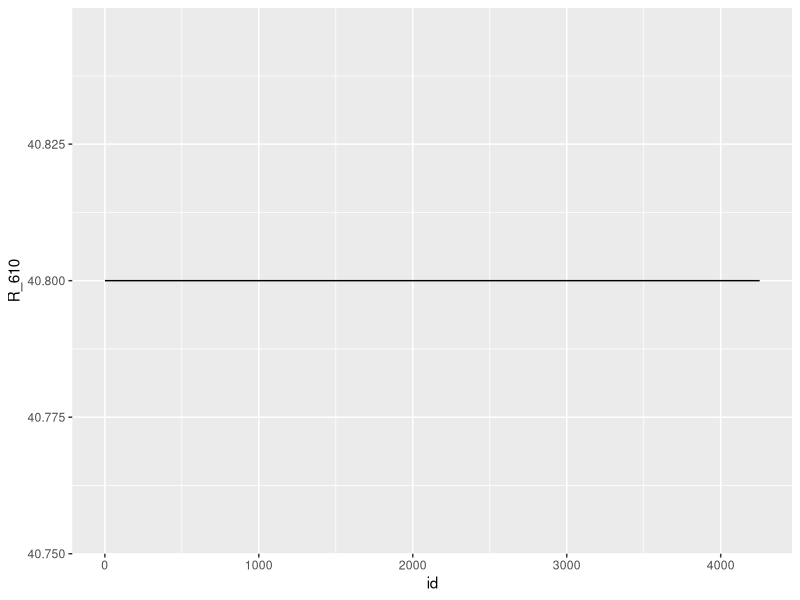
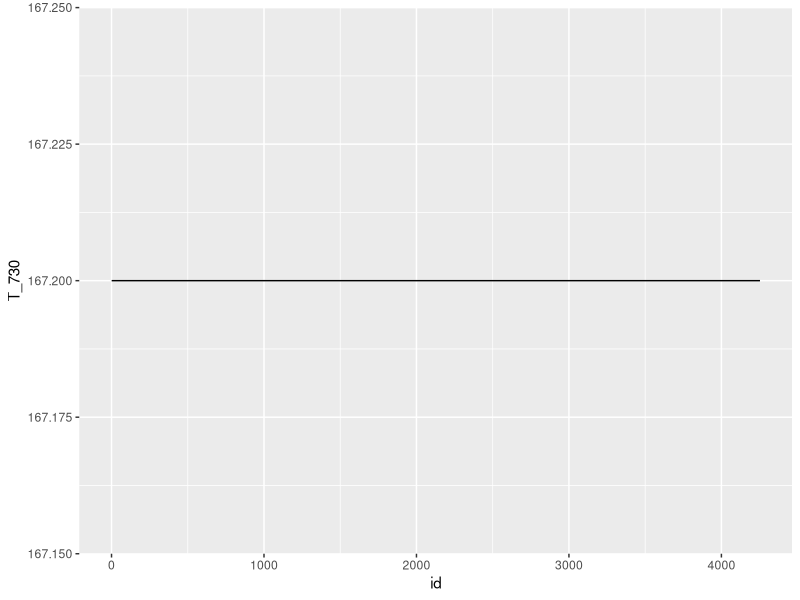
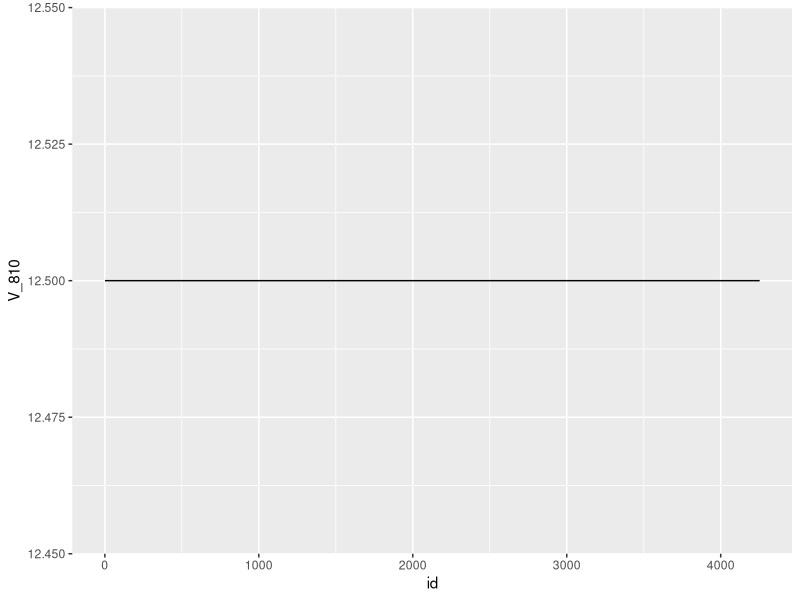
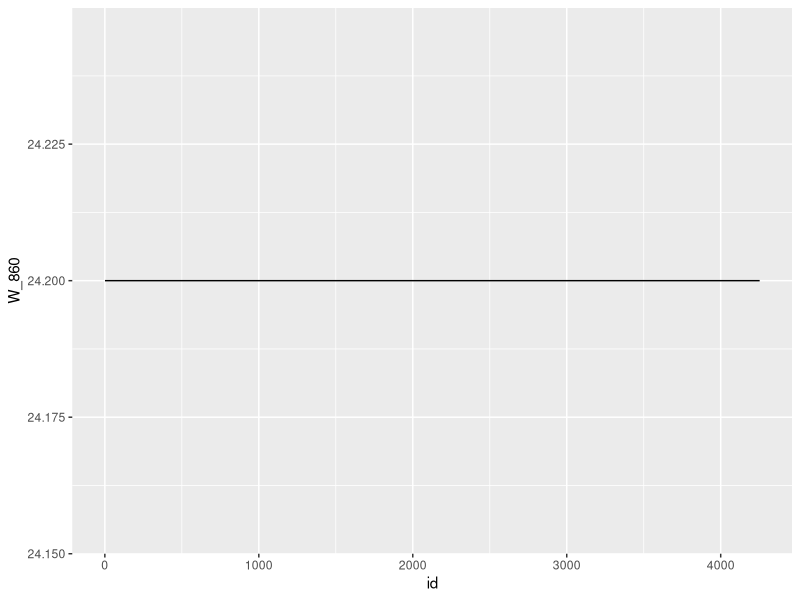
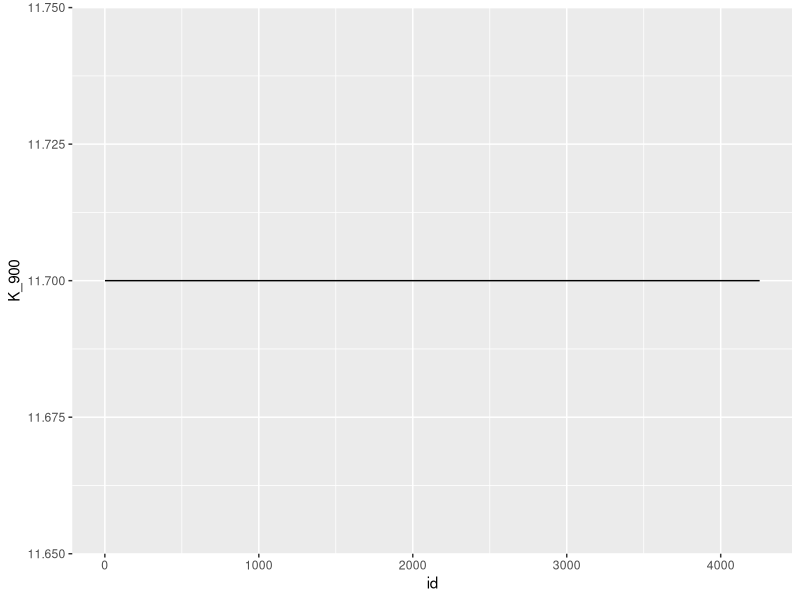
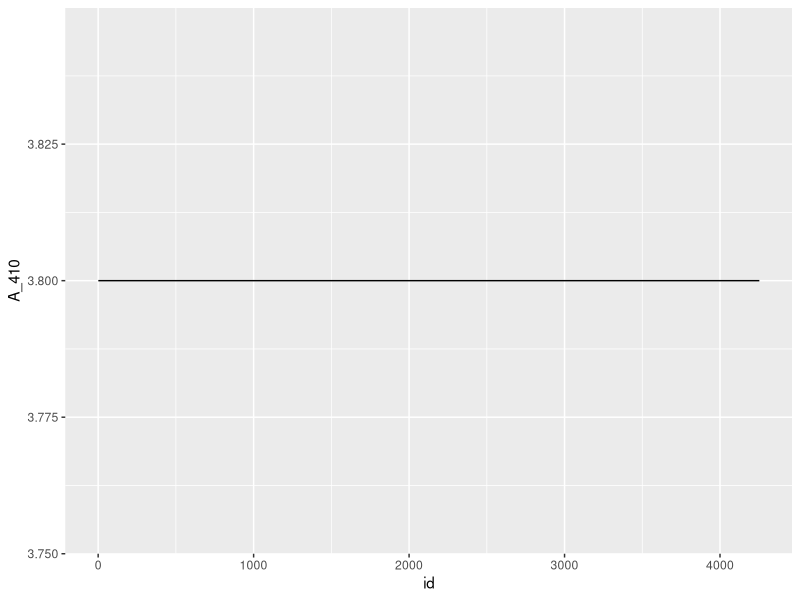
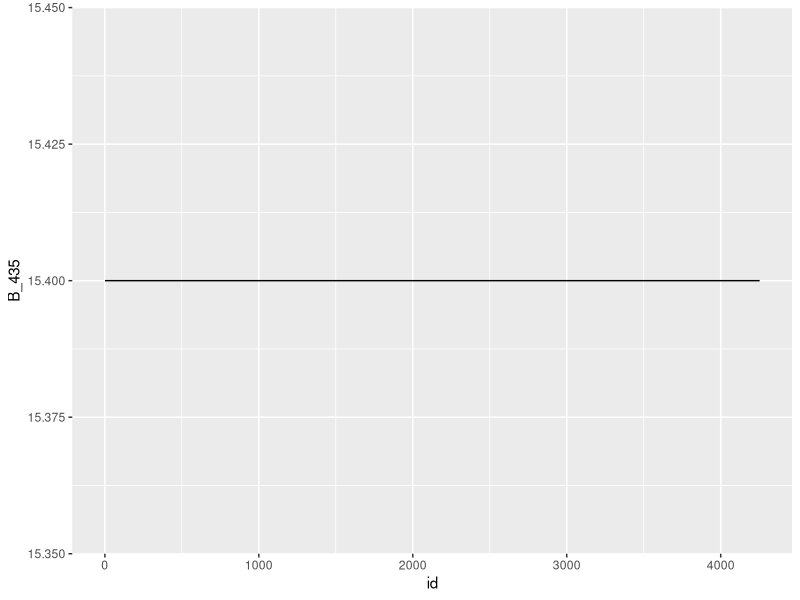
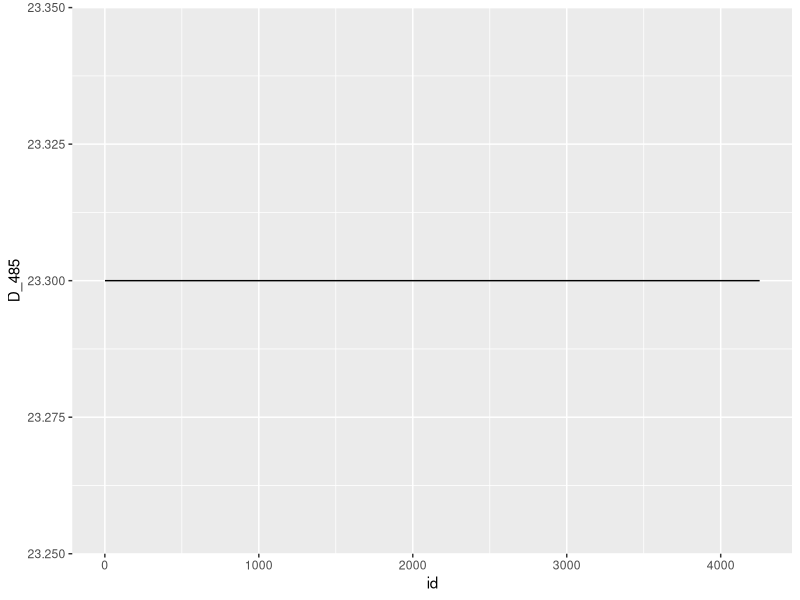

Reproduce these figures in R, in order.
library(tidyverse)

####Importando Dados####
leitura_11_07 <- read_delim("dados/teste_leitura_continua_11_07.csv",";", escape_double = FALSE, trim_ws = TRUE)

leitura_11_07.n <- leitura_11_07[20:37]

leitura_11_07.n <- mutate(leitura_11_07.n, id = leitura_11_07$`Sample,`)

leitura_11_07.n <- leitura_11_07.n %>% rename(R_610 = 'Cal. R (610nm)',
                                          S_680 = 'Cal. S (680nm)',
                                          T_730 = 'Cal. T (730nm)',
                                          U_760 = 'Cal. U (760nm)',
                                          V_810 = 'Cal. V (810nm)',
                                          W_860 = 'Cal. W (860nm)',
                                          G_560 = 'Cal. G (560nm)',
                                          H_585 = 'Cal. H (585nm)',
                                          I_645 = 'Cal. I (645nm)',
                                          J_705 = 'Cal. J (705nm)',
                                          K_900 = 'Cal. K (900nm)',
                                          L_940 = 'Cal. L (940nm)',
                                          A_410 = 'Cal. A (410nm)',
                                          B_435 = 'Cal. B (435nm)',
                                          C_460 = 'Cal. C (460nm)',
                                          D_485 = 'Cal. D (485nm)',
                                          E_510 = 'Cal. E (510nm)',
                                          F_535 = 'Cal. F (535nm)')




ggplot(leitura_11_07.n, aes(x=id)) + 
  geom_line(aes(y = R_610)) 
ggplot(leitura_11_07.n, aes(x=id)) + 
  geom_line(aes(y = T_730)) 
ggplot(leitura_11_07.n, aes(x=id)) + 
  geom_line(aes(y = V_810)) 
ggplot(leitura_11_07.n, aes(x=id)) + 
  geom_line(aes(y = W_860)) 
ggplot(leitura_11_07.n, aes(x=id)) + 
  geom_line(aes(y = K_900)) 
ggplot(leitura_11_07.n, aes(x=id)) + 
  geom_line(aes(y = A_410))
ggplot(leitura_11_07.n, aes(x=id)) + 
  geom_line(aes(y = B_435))
ggplot(leitura_11_07.n, aes(x=id)) + 
  geom_line(aes(y = D_485))


ggplot(leitura_11_07.n, aes(x=id)) + 
  geom_line(aes(y = C_460))
ggplot(leitura_11_07.n, aes(x=id)) + 
  geom_line(aes(y = S_680)) 
ggplot(leitura_11_07.n, aes(x=id)) + 
  geom_line(aes(y = U_760)) 
ggplot(leitura_11_07.n, aes(x=id)) + 
  geom_line(aes(y = G_560)) 
ggplot(leitura_11_07.n, aes(x=id)) + 
  geom_line(aes(y = H_585)) 
ggplot(leitura_11_07.n, aes(x=id)) + 
  geom_line(aes(y = I_645)) 
ggplot(leitura_11_07.n, aes(x=id)) + 
  geom_line(aes(y = J_705)) 
ggplot(leitura_11_07.n, aes(x=id)) + 
  geom_line(aes(y = E_510))
ggplot(leitura_11_07.n, aes(x=id)) + 
  geom_line(aes(y = F_535))



       